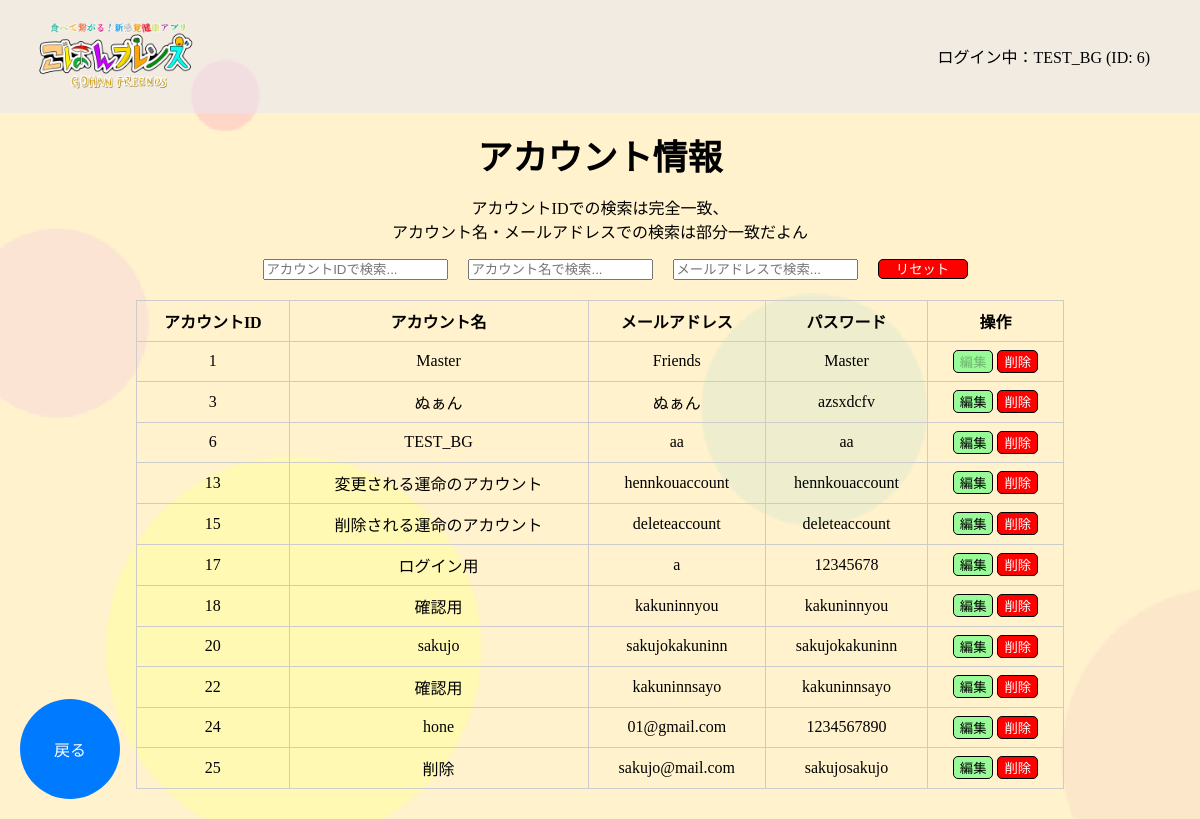
Screenshot of /master/account_look (signed in) with the database file from the repository.
### tables this page shows
CREATE TABLE ACCOUNT (
                        ACCOUNT_ID INTEGER PRIMARY KEY AUTOINCREMENT,
                        ACCOUNT_NAME TEXT NOT NULL,
                        MAIL TEXT NOT NULL,
                        PASS TEXT NOT NULL
                    );

### app.py (the view)
@app.route('/master/account_look')
def account_look():
    if 'account_name' in session:
        conn = get_db()
        cur = conn.cursor()
        cur.execute("SELECT ACCOUNT_ID, ACCOUNT_NAME, MAIL, PASS FROM ACCOUNT")
        accounts = cur.fetchall()
        cur.close()
        conn.close()
        return render_template('master/account_look.html', accounts=accounts)

### app.py (called while the page is built)
def get_db():
    conn = sqlite3.connect(DATABASE)
    return conn

@app.context_processor
def inject_account_info():
    return {
        'account_name': session.get('account_name'),
        'account_id': session.get('account_id')
    }

### templates/master/account_look.html (shortened to what this page needs)
{% extends 'base.html' %}
{% block content %}
<div class="main-contents">
    <p class="main-text">アカウント情報<br><div class="txt-center">アカウントIDでの検索は完全一致、<br>アカウント名・メールアドレスでの検索は部分一致だよん</div></p>
    <div style="display: flex; justify-content: center; align-items: center; margin-bottom: 20px;">
        <input type="text" id="searchAccountId" placeholder="アカウントIDで検索..." oninput="searchAccounts()">
        <input type="text" id="searchAccountName" placeholder="アカウント名で検索..." oninput="searchAccounts()">
        <input type="text" id="searchEmail" placeholder="メールアドレスで検索..." oninput="searchAccounts()">
        <button id="resetButton" type="button" onclick="resetSearch()" class="reset-button">リセット</button>
    </div>
    <div class="table-container">
        <table>
            <tr>
                <th>アカウントID</th>
                <th>アカウント名</th>
                <th>メールアドレス</th>
                <th>パスワード</th>
                <th>操作</th>
            </tr>
            {% for account in accounts %}
            <tr>
                <td>{{ account[0] }}</td>
                <td data-original="{{ account[1] }}">{{ account[1] }}</td>
                <td data-original="{{ account[2] }}">{{ account[2] }}</td>
                <td data-original="{{ account[3] }}">{{ account[3] }}</td>
                <td>
                    {% if account[0] == 1 %}
                    <button class="edit-button" type="button" disabled>編集</button>
                    <button class="delete-button" type="button" disabled>削除</button>
                    {% else %}
                    <button class="edit-button" type="button"
                        onclick="editRow(this.parentElement.parentElement)">編集</button>
                    <button class="delete-button" type="button"
                        onclick="showDeleteConfirmation(this.parentElement.parentElement)">削除</button>
                    {% endif %}
                </td>
            </tr>
            {% endfor %}
        </table>
    </div>
    <div class="back-button-container">
        <button id="back-button" onclick="location.href='{{ url_for('mainmenu') }}';" class="back-button">戻る</button>
    </div>
</div>
{% endblock %}

### templates/base.html (shortened to what this page needs)
<!DOCTYPE html>
<html lang="ja">
<head>
    <link rel="stylesheet" href="../../static/css/style.css">
</head>
<body background="{{ url_for('static', filename='img/background.png') }}" class="kabegami">
    <header class="clearfix">
        <img src="{{ url_for('static', filename='img/title.png') }}" class="header-logo">
    </header>
    <main>
        <div class="container">
            {% if account_name and account_id %}
                <p>ログイン中：{{ account_name }} (ID: {{ account_id }})</p>
            {% endif %}
        </div>
        {% block content %}{% endblock %}
    </main>
</body>
</html>

### static/css/style.css (style rules this page uses)
html, body { margin: 0; padding: 0; box-sizing: border-box; height: 100%; }
.kabegami { background-size: cover; }
header { display: flex; align-items: center; background-color: rgb(230,230,250,0.5); }
.header-logo { width: 200px; margin-left: 20px; margin-right: 20px; }
.clearfix::after { content: ""; clear: both; display: table; }
.container { display: flex; justify-content: right; align-items: center; height: 100%; padding-right: 10px; margin-top: -85px; margin-right:40px; }
.back-button-container { position: fixed; bottom: 20px; left: 20px; }
.back-button-container button { width: 100px; height: 100px; border-radius: 50%; border: none; background-color: #007BFF; color: white; font-size: 16px; display: flex; justify-content: center; align-items: center; cursor: pointer; transition: background-color 0.3s; }
.main-contents { padding-top: 70px; }
.reset-button { height:20px; width:90px; margin-left:20px; background-color:red; color:white; border-radius:5px; border: 1px solid black; line-height: 5px; text-align: center; cursor:pointer; }
.main-text { text-align: center; margin-top: -25px; margin-bottom: 15px; font-size: 35px; font-weight: bold; }
input { margin-left: 30px; }
.table-container { display: flex; justify-content: center; margin: 20px; }
table { border-collapse: collapse; width: 80%; }
.table-container table { margin-bottom: 30px; }
th, td { border: 1px solid #ccc; padding: 8px; text-align: center; }
#searchAccountName { margin-left:20px; }
#searchEmail { margin-left:20px; }
.txt-center { text-align: center; }
.edit-button { border-radius: 5px; background-color:palegreen; height:auto; min-width: auto; border: 1px solid black; display: inline-block; cursor: pointer; }
.delete-button { color:white; border-radius: 5px; background-color:red; height:auto; min-width: auto; border: 1px solid black; display: inline-block; cursor: pointer; }

### rows the page displays
ACCOUNT: ACCOUNT_NAME "TEST_BG", ACCOUNT_ID "6", MAIL "aa", PASS "aa", shows "編集"
ACCOUNT: ACCOUNT_ID "1", ACCOUNT_NAME "Master", MAIL "Friends", PASS "Master", shows "編集"
ACCOUNT: ACCOUNT_ID "3", ACCOUNT_NAME "ぬぁん", MAIL "ぬぁん", PASS "azsxdcfv", shows "編集"
ACCOUNT: ACCOUNT_ID "13", ACCOUNT_NAME "変更される運命のアカウント", MAIL "hennkouaccount", PASS "hennkouaccount", shows "編集"
ACCOUNT: ACCOUNT_ID "15", ACCOUNT_NAME "削除される運命のアカウント", MAIL "deleteaccount", PASS "deleteaccount", shows "編集"
ACCOUNT: ACCOUNT_ID "17", ACCOUNT_NAME "ログイン用", MAIL "a", PASS "12345678", shows "編集"
ACCOUNT: ACCOUNT_ID "18", ACCOUNT_NAME "確認用", MAIL "kakuninnyou", PASS "kakuninnyou", shows "編集"
ACCOUNT: ACCOUNT_ID "20", ACCOUNT_NAME "sakujo", MAIL "sakujokakuninn", PASS "sakujokakuninn", shows "編集"
ACCOUNT: ACCOUNT_ID "22", ACCOUNT_NAME "確認用", MAIL "kakuninnsayo", PASS "kakuninnsayo", shows "編集"
ACCOUNT: ACCOUNT_ID "24", ACCOUNT_NAME "hone", MAIL "01@gmail.com", PASS "1234567890", shows "編集"
ACCOUNT: ACCOUNT_ID "25", ACCOUNT_NAME "削除", MAIL "sakujo@mail.com", PASS "sakujosakujo", shows "編集"

### other values shown
{{ account_id }} "6"
